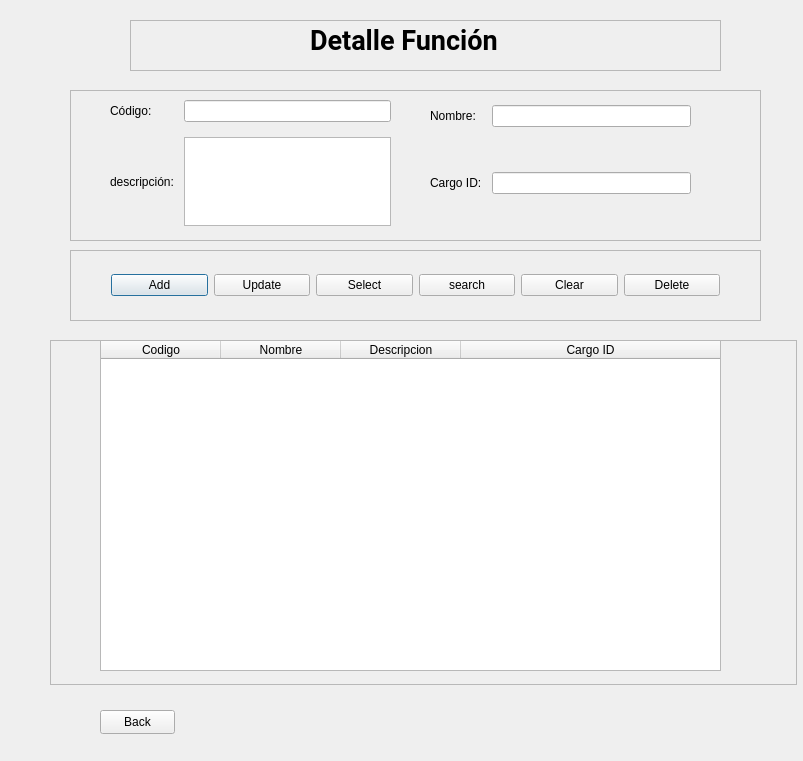
<?xml version="1.0" encoding="UTF-8"?>
<ui version="4.0">
 <class>Dialog</class>
 <widget class="QDialog" name="Dialog">
  <property name="geometry">
   <rect>
    <x>0</x>
    <y>0</y>
    <width>803</width>
    <height>761</height>
   </rect>
  </property>
  <property name="windowTitle">
   <string>Dialog</string>
  </property>
  <widget class="QFrame" name="info_frame">
   <property name="geometry">
    <rect>
     <x>70</x>
     <y>90</y>
     <width>691</width>
     <height>151</height>
    </rect>
   </property>
   <property name="frameShape">
    <enum>QFrame::Shape::StyledPanel</enum>
   </property>
   <property name="frameShadow">
    <enum>QFrame::Shadow::Raised</enum>
   </property>
   <widget class="QWidget" name="layoutWidget">
    <property name="geometry">
     <rect>
      <x>40</x>
      <y>10</y>
      <width>291</width>
      <height>126</height>
     </rect>
    </property>
    <layout class="QGridLayout" name="gridLayout">
     <property name="rightMargin">
      <number>10</number>
     </property>
     <property name="horizontalSpacing">
      <number>10</number>
     </property>
     <property name="verticalSpacing">
      <number>15</number>
     </property>
     <item row="0" column="1">
      <widget class="QLineEdit" name="lineEditCodigo"/>
     </item>
     <item row="0" column="0">
      <widget class="QLabel" name="label_2">
       <property name="text">
        <string>Código:</string>
       </property>
      </widget>
     </item>
     <item row="1" column="1">
      <widget class="QTextEdit" name="textEditDescripcion"/>
     </item>
     <item row="1" column="0">
      <widget class="QLabel" name="label_5">
       <property name="text">
        <string>descripción:</string>
       </property>
      </widget>
     </item>
    </layout>
   </widget>
   <widget class="QWidget" name="layoutWidget">
    <property name="geometry">
     <rect>
      <x>360</x>
      <y>-10</y>
      <width>271</width>
      <height>141</height>
     </rect>
    </property>
    <layout class="QGridLayout" name="gridLayout_2">
     <property name="rightMargin">
      <number>10</number>
     </property>
     <property name="horizontalSpacing">
      <number>10</number>
     </property>
     <property name="verticalSpacing">
      <number>20</number>
     </property>
     <item row="0" column="0">
      <widget class="QLabel" name="label_3">
       <property name="text">
        <string>Nombre:</string>
       </property>
      </widget>
     </item>
     <item row="0" column="1">
      <widget class="QLineEdit" name="lineEditNombre"/>
     </item>
     <item row="1" column="0">
      <widget class="QLabel" name="label_4">
       <property name="text">
        <string>Cargo ID:</string>
       </property>
      </widget>
     </item>
     <item row="1" column="1">
      <widget class="QLineEdit" name="lineEditCargoId"/>
     </item>
    </layout>
   </widget>
  </widget>
  <widget class="QFrame" name="frame_2">
   <property name="geometry">
    <rect>
     <x>130</x>
     <y>20</y>
     <width>591</width>
     <height>51</height>
    </rect>
   </property>
   <property name="frameShape">
    <enum>QFrame::Shape::StyledPanel</enum>
   </property>
   <property name="frameShadow">
    <enum>QFrame::Shadow::Raised</enum>
   </property>
   <widget class="QLabel" name="label">
    <property name="geometry">
     <rect>
      <x>180</x>
      <y>0</y>
      <width>241</width>
      <height>41</height>
     </rect>
    </property>
    <property name="font">
     <font>
      <family>Roboto</family>
      <pointsize>20</pointsize>
      <bold>true</bold>
     </font>
    </property>
    <property name="text">
     <string>Detalle Función</string>
    </property>
   </widget>
  </widget>
  <widget class="QFrame" name="function_frame">
   <property name="geometry">
    <rect>
     <x>70</x>
     <y>250</y>
     <width>691</width>
     <height>71</height>
    </rect>
   </property>
   <property name="frameShape">
    <enum>QFrame::Shape::StyledPanel</enum>
   </property>
   <property name="frameShadow">
    <enum>QFrame::Shadow::Raised</enum>
   </property>
   <layout class="QHBoxLayout" name="horizontalLayout">
    <property name="leftMargin">
     <number>40</number>
    </property>
    <property name="rightMargin">
     <number>40</number>
    </property>
    <item>
     <widget class="QPushButton" name="add_btn">
      <property name="text">
       <string>Add</string>
      </property>
     </widget>
    </item>
    <item>
     <widget class="QPushButton" name="update_btn">
      <property name="text">
       <string>Update</string>
      </property>
     </widget>
    </item>
    <item>
     <widget class="QPushButton" name="select_btn">
      <property name="text">
       <string>Select</string>
      </property>
     </widget>
    </item>
    <item>
     <widget class="QPushButton" name="search_btn">
      <property name="text">
       <string>search</string>
      </property>
     </widget>
    </item>
    <item>
     <widget class="QPushButton" name="clear_btn">
      <property name="text">
       <string>Clear</string>
      </property>
     </widget>
    </item>
    <item>
     <widget class="QPushButton" name="delete_btn">
      <property name="text">
       <string>Delete</string>
      </property>
     </widget>
    </item>
   </layout>
  </widget>
  <widget class="QFrame" name="result_frame">
   <property name="geometry">
    <rect>
     <x>50</x>
     <y>340</y>
     <width>747</width>
     <height>345</height>
    </rect>
   </property>
   <property name="focusPolicy">
    <enum>Qt::FocusPolicy::NoFocus</enum>
   </property>
   <property name="frameShape">
    <enum>QFrame::Shape::StyledPanel</enum>
   </property>
   <property name="frameShadow">
    <enum>QFrame::Shadow::Raised</enum>
   </property>
   <widget class="QTableWidget" name="tableWidget">
    <property name="geometry">
     <rect>
      <x>50</x>
      <y>0</y>
      <width>621</width>
      <height>331</height>
     </rect>
    </property>
    <property name="focusPolicy">
     <enum>Qt::FocusPolicy::NoFocus</enum>
    </property>
    <property name="showGrid">
     <bool>false</bool>
    </property>
    <attribute name="horizontalHeaderMinimumSectionSize">
     <number>50</number>
    </attribute>
    <attribute name="horizontalHeaderDefaultSectionSize">
     <number>120</number>
    </attribute>
    <attribute name="horizontalHeaderStretchLastSection">
     <bool>true</bool>
    </attribute>
    <attribute name="verticalHeaderVisible">
     <bool>false</bool>
    </attribute>
    <column>
     <property name="text">
      <string>Codigo</string>
     </property>
    </column>
    <column>
     <property name="text">
      <string>Nombre</string>
     </property>
    </column>
    <column>
     <property name="text">
      <string>Descripcion</string>
     </property>
    </column>
    <column>
     <property name="text">
      <string>Cargo ID</string>
     </property>
    </column>
   </widget>
  </widget>
  <widget class="QPushButton" name="back_btn">
   <property name="geometry">
    <rect>
     <x>100</x>
     <y>710</y>
     <width>75</width>
     <height>24</height>
    </rect>
   </property>
   <property name="text">
    <string>Back</string>
   </property>
  </widget>
 </widget>
 <resources/>
 <connections/>
</ui>
